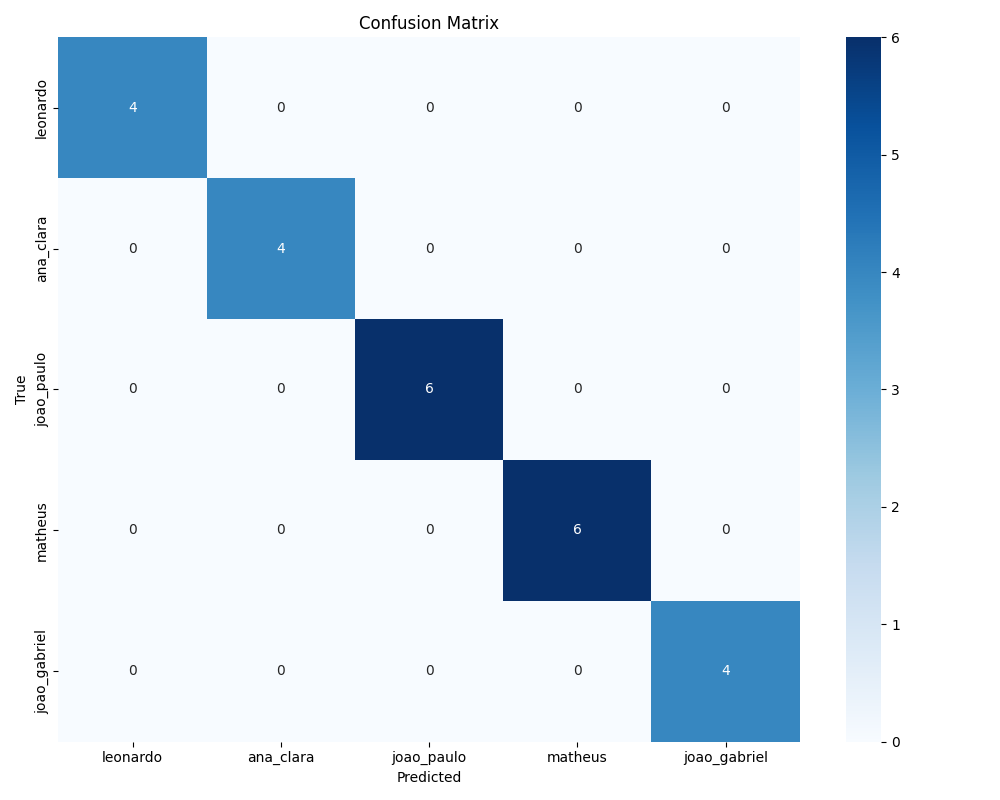
#> input picture 5_semestre/aprendizado_maquina/facial_recognition_cnn/src/results/confusion_matrix.png, 1000 x 800 px, given as the content of the folder uina_5-semestre/projeto1_reconhecimentofacial_mlp/raw_images, which was not available
$ jupyter execute --allow-errors projeto1_reconhecimentofacial_mlp.ipynb   (text cells are left out)
#> lines starting #> are read from the running program, lines starting #| are printed output that depends on the picture; pictures that were not available may be replaced by others from this repository, and a replacement may not be noted
[cell 1]
import os
import cv2
import torch
import torch.nn as nn
import torch.nn.functional as F
import numpy as np
import torch.optim as optim
from torch.utils.data import Dataset, DataLoader
from torch.optim.lr_scheduler import ReduceLROnPlateau
import matplotlib.pyplot as plt
from sklearn.model_selection import train_test_split
from sklearn.metrics import confusion_matrix, classification_report
from tqdm import tqdm
from PIL import Image
import random
from google.colab import drive
from IPython.display import display, Javascript
from google.colab.output import eval_js
from base64 import b64decode
import io

[cell 2]
drive.mount('/content/MyDrive')

[cell 3]
class FaceDetector:
  def __init__(self):
    haar_path = cv2.data.haarcascades + 'haarcascade_frontalface_default.xml'
    self.face_cascade = cv2.CascadeClassifier(haar_path)

    eye_path = cv2.data.haarcascades + 'haarcascade_eye.xml'
    self.eye_cascade = cv2.CascadeClassifier(eye_path)

  def detect_face(self, image):
    gray = cv2.cvtColor(image, cv2.COLOR_BGR2GRAY)
    gray = cv2.equalizeHist(gray)
    faces = self.face_cascade.detectMultiScale(
        gray,
        scaleFactor=1.1,
        minNeighbors=5,
        minSize=(30, 30),
        flags=cv2.CASCADE_SCALE_IMAGE
    )

    valid_faces = []
    for (x, y, w, h) in faces:
      aspect_ratio = w / h
      if 0.7 < aspect_ratio < 1.3 and w > 50 and h > 50:
        valid_faces.append((x, y, w, h))

    if not valid_faces:
      faces = self.face_cascade.detectMultiScale(
          gray,
          scaleFactor=1.01,
          minNeighbors=3,
          minSize=(20, 20),
          flags=cv2.CASCADE_SCALE_IMAGE
      )
      for (x, y, w, h) in faces:
        aspect_ratio = w / h
        if 0.7 < aspect_ratio < 1.3 and w > 50 and h > 50:
          valid_faces.append((x, y, w, h))

    return valid_faces

  # [4 lines left out: function crop_face, not called in this run]

  def preprocess_image(self, image_path, target_size=(128, 128)):
    try:
      image = cv2.imread(image_path)
      if image is None:
        print(f"Aviso: não foi possivel carregar a imagem {image_path}")
        return None

      alpha = 1.3
      beta = 10
      image = cv2.convertScaleAbs(image, alpha=alpha, beta=beta)
      faces = self.detect_face(image)
      if not faces:
        print(f"Aviso: nenhuma face foi detectada em {image_path}")
        return None

      largest_face = max(faces, key=lambda box: box[2] * box[3])
      face_img = self.crop_face(image, largest_face)
      face_img = cv2.resize(face_img, target_size)
      return face_img

    except Exception as e:
      print(f"Erro ao processar a imagem {image_path}: {e}")
      return None

  def process_directory(self, input_dir, output_dir, target_size=(128, 128)):
#> called with target_size = (128, 128)
    os.makedirs(output_dir, exist_ok=True)
    image_extensions = ['.jpg', '.jpeg', '.png']
    image_files = []

    for root, _, files in os.walk(input_dir):
      for file in files:
        if any(file.lower().endswith(ext) for ext in image_extensions):
          image_files.append(os.path.join(root, file))

    print(f"Encontradas {len(image_files)} imagens para processar.")
    processed_count = 0

    for image_path in image_files:
      rel_path = os.path.relpath(image_path, input_dir)
      output_path = os.path.join(output_dir, os.path.basename(image_path))
      os.makedirs(os.path.dirname(output_path), exist_ok=True)
      face_img = self.preprocess_image(image_path, target_size)
#> in preprocess_image, image is the input picture: shape (800, 1000, 3); mean B, G, R 239.6, 228.8, 216.8
#> in preprocess_image, `image = cv2.convertScaleAbs(image, alpha=alpha, beta=beta)`:
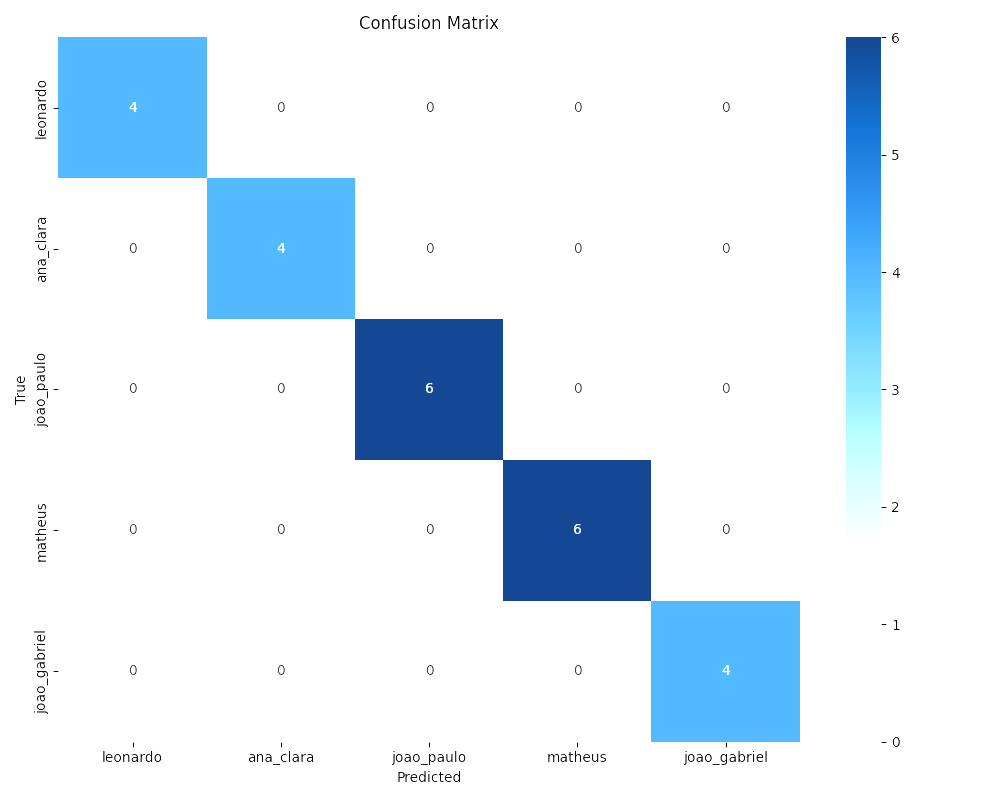
#> image: shape (800, 1000, 3); mean B, G, R 248.2, 237.6, 225
#> in detect_face, `gray = cv2.cvtColor(image, cv2.COLOR_BGR2GRAY)`:
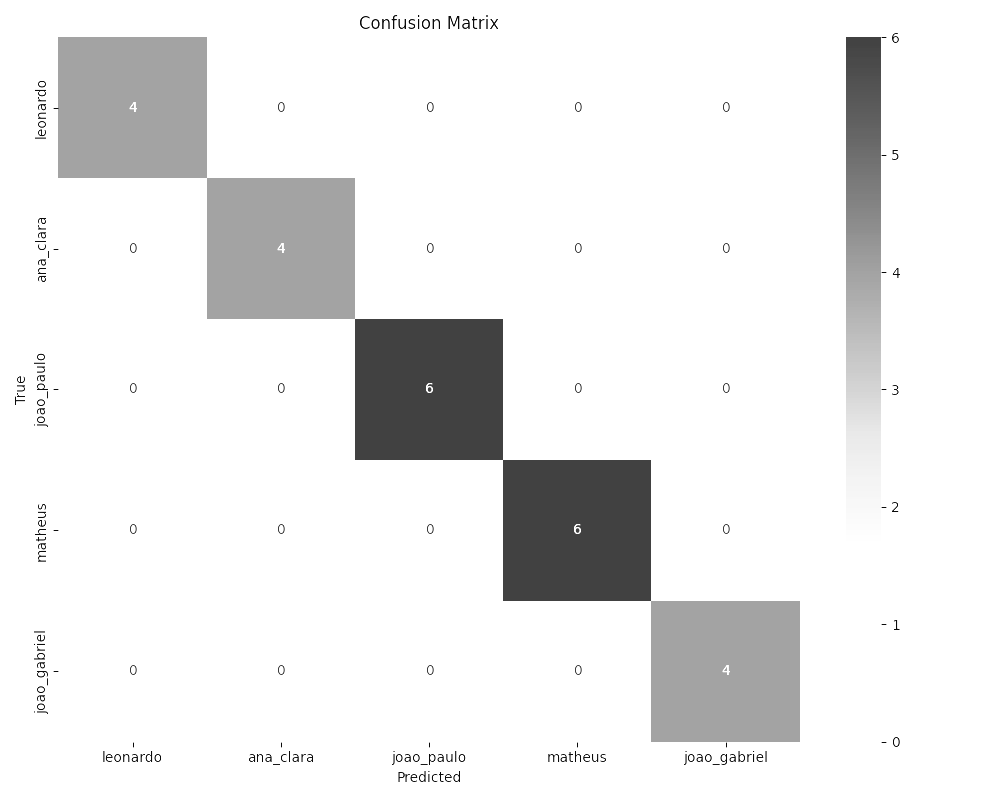
#> gray: shape (800, 1000); min 10, max 255, mean 235
#> in detect_face, `gray = cv2.equalizeHist(gray)`:
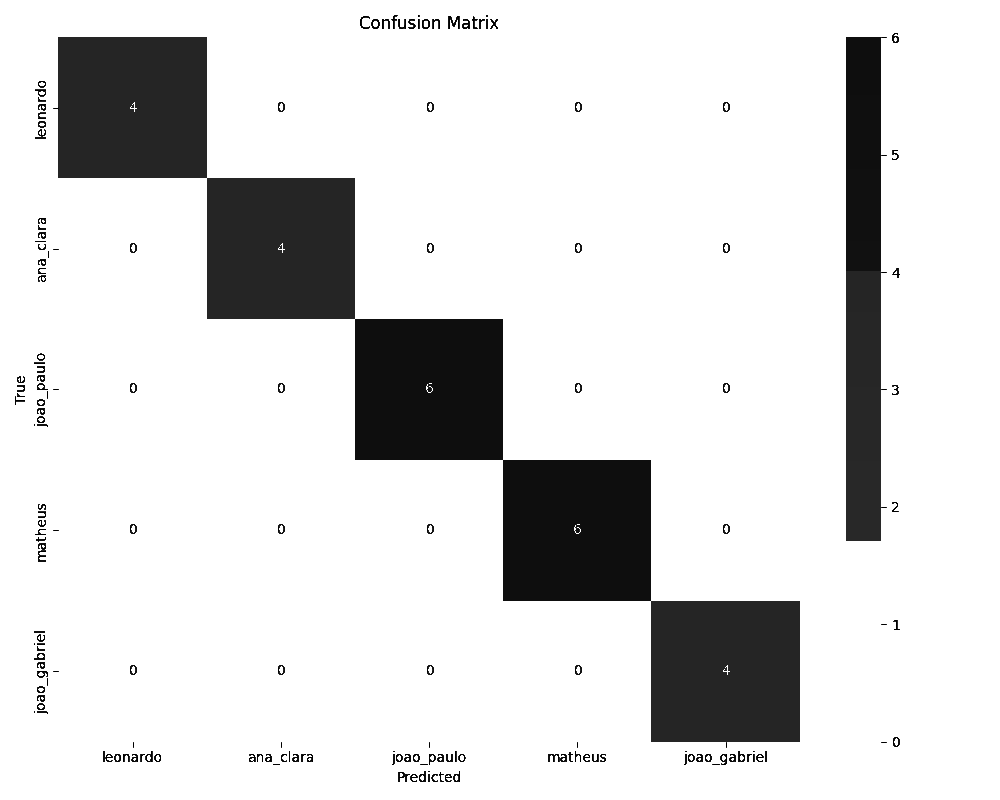
#> gray: shape (800, 1000); min 0, max 255, mean 218.8
#> in detect_face, `faces = self.face_cascade.detectMultiScale( gray, scaleFactor=1.1, min..`: faces = ()
#> after the loop in detect_face, `for (x, y, w, h) in faces:`: valid_faces = []
      if face_img is not None:
        cv2.imwrite(output_path, face_img)
        processed_count += 1

    print(f"Processamento concluído. {processed_count} imagens processadas.")

$ run again, on 5_semestre/aprendizado_maquina/facial_recognition_cnn/src/results/sample_predictions.png
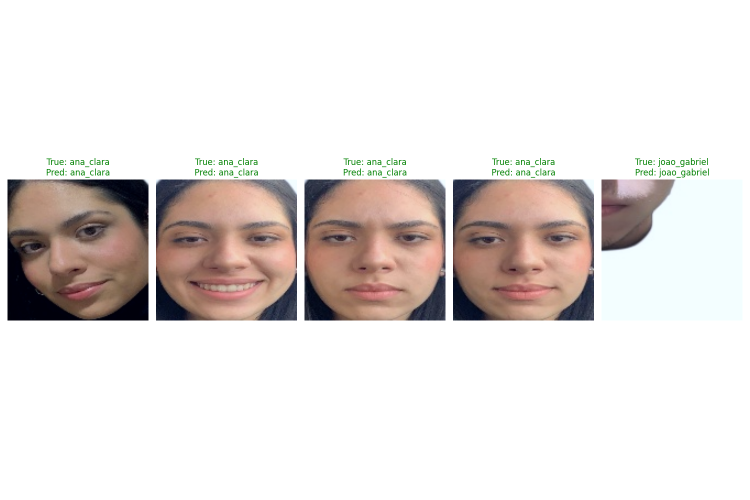
#> input picture 5_semestre/aprendizado_maquina/facial_recognition_cnn/src/results/sample_predictions.png, 1500 x 1000 px, given as the content of the folder uina_5-semestre/projeto1_reconhecimentofacial_mlp/raw_images, which was not available (shown at 1/2 size)
#> in preprocess_image, image is the input picture: shape (1000, 1500, 3); mean B, G, R 221.3, 223.6, 229.4
#> in detect_face, `gray = cv2.equalizeHist(gray)`:
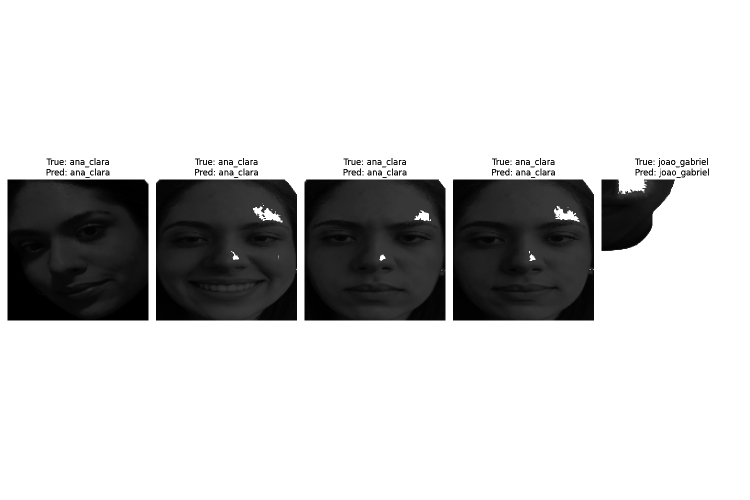
#> gray: shape (1000, 1500) (shown at 1/2 size); min 0, max 255, mean 204.1
#> in detect_face, `faces = self.face_cascade.detectMultiScale( gray, scaleFactor=1.1, min..`: faces = [[616, 368, 272, 272], [325, 367, 270, 270], [914, 368, 270, 270]]
#> the loop in detect_face, `for (x, y, w, h) in faces:` made 3 passes
#> after the loop in detect_face, `for (x, y, w, h) in faces:`: valid_faces = [(616, 368, 272, 272), (325, 367, 270, 270), (914, 368, 270, 270)]
#> in preprocess_image, `faces = self.detect_face(image)`: faces has the same summary as valid_faces in detect_face
#> largest_face = (616, 368, 272, 272)
#> in crop_face, `x, y, w, h = face_box`: x = 616; y = 368; w = 272
#> in crop_face, `cropped_face = image[y:y+h, x:x+w]`:
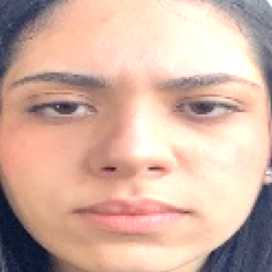
#> cropped_face: shape (272, 272, 3); mean B, G, R 162.6, 177.7, 210.8
